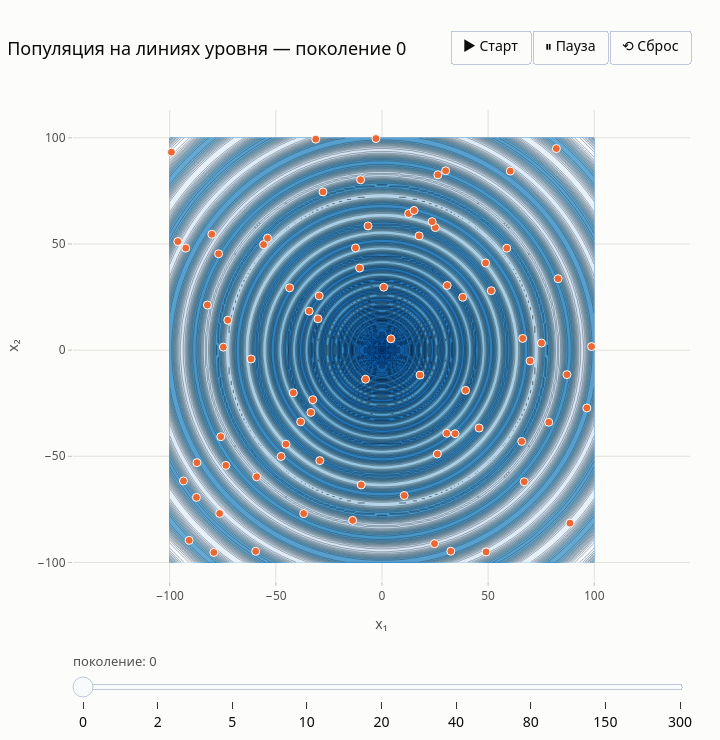

The cell this chart's notebook holds for it:
### Code cell
# Популяция на линиях уровня: поколения 0…300, масштаб подстраивается под разброс популяции
steps = [0, 2, 5, 10, 20, 40, 80, 150, 300]
Xg1, Xg2 = np.meshgrid(g_full, g_full)
fig = go.Figure()
fig.add_trace(go.Contour(x=g_full, y=g_full, z=f7(Xg1, Xg2), colorscale='Blues', reversescale=True, ncontours=25,
                         showscale=False, line=dict(width=0.3), hoverinfo='skip'))
s0 = res['snaps'][0]
fig.add_trace(go.Scatter(x=s0[:, 0], y=s0[:, 1], mode='markers', name='популяция',
                         marker=dict(color=PALETTE[1], size=8, line=dict(color=SURFACE, width=1))))
fig.frames = [go.Frame(name=str(s), data=[go.Scatter(x=res['snaps'][s][:, 0], y=res['snaps'][s][:, 1])], traces=[1],
                       layout=go.Layout(title_text=f'Популяция на линиях уровня — поколение {s}')) for s in steps]
fig.update_layout(title='Популяция на линиях уровня — поколение 0', xaxis_title='x₁', yaxis_title='x₂', width=720,
                  height=740, margin=dict(t=110, b=120), yaxis=dict(scaleanchor='x'), **anim_controls(steps))
png = make_subplots(rows=1, cols=3, horizontal_spacing=0.07,
                    subplot_titles=['поколение 0 (область ±100)', 'поколение 10 (±10)', 'поколение 300 (±0.01)'])
for c, (s, w) in enumerate([(0, 100), (10, 10), (300, 0.01)], start=1):
    gg = np.linspace(-w, w, 301); G1, G2 = np.meshgrid(gg, gg)
    png.add_trace(go.Contour(x=gg, y=gg, z=f7(G1, G2), colorscale='Blues', reversescale=True, ncontours=20,
                             showscale=False, line=dict(width=0.3)), 1, c)
    P = res['snaps'][s]
    png.add_trace(go.Scatter(x=P[:, 0], y=P[:, 1], mode='markers', showlegend=False,
                             marker=dict(color=PALETTE[1], size=7, line=dict(color=SURFACE, width=1))), 1, c)
    png.update_xaxes(range=[-w, w], row=1, col=c)
    png.update_yaxes(range=[-w, w], row=1, col=c, scaleanchor=f'x{c if c > 1 else ""}')
png.update_layout(title='Популяция сжимается к началу координат (обратите внимание на масштаб осей)', height=440)
save(fig, '03_population', width=1200, height=440, png_fig=png)
fig.show()

### Figure 1 — Plotly figure (JSON) as saved in the notebook; plotly's stock layout.template omitted (floating-point values rounded to 4 significant figures; data arrays with more than 128 entries replaced by an {"elided": "..."} marker saying what was removed)
{"data": [{"colorscale": [[0.0, "rgb(247,251,255)"], [0.125, "rgb(222,235,247)"], [0.25, "rgb(198,219,239)"], [0.375, "rgb(158,202,225)"], [0.5, "rgb(107,174,214)"], [0.625, "rgb(66,146,198)"], [0.75, "rgb(33,113,181)"], [0.875, "rgb(8,81,156)"], [1.0, "rgb(8,48,107)"]], "hoverinfo": "skip", "line": {"width": 0.3}, "ncontours": 25, "reversescale": true, "showscale": false, "type": "contour", "x": {"elided": "201 float values"}, "y": {"elided": "201 float values"}, "z": {"elided": "201x201 float values"}}, {"marker": {"color": "#eb6834", "line": {"color": "#fcfcfb", "width": 1}, "size": 8}, "mode": "markers", "name": "популяция", "type": "scatter", "x": [60.44, -87.39, -59.47, -74.72, 4.219, 30.71, -73.53, 96.5, -99.17, -61.65, 30.52, -13.83, 12.57, -12.46, -76.46, -36.87, 82.15, 75.15, -90.83, 45.77, -33.48, 34.44, 82.96, -32.59, -92.43, 65.83, -2.835, 69.78, 98.73, 58.78, 0.8262, 24.76, -82.24, -59.06, 88.56, -53.89, -9.775, 49.03, 26.34, 25.11, 87.12, 10.48, 38.04, -10.08, 39.39, -6.583, 66.29, -72.62, -43.51, 23.63, 51.47, -41.76, -45.24, -10.51, -29.58, -27.78, -31.19, 15.12, -7.726, -30.15, -29.27, -80.15, 48.82, 67.0, -87.16, 30.0, -38.29, 26.08, -75.94, -47.51, -55.76, -93.5, -76.96, 32.44, -79.19, 78.58, 17.92, -34.28, -96.16, 17.52], "y": [84.36, -69.38, -94.77, 1.415, 5.332, 30.48, -54.3, -27.25, 93.26, -4.176, -39.19, -80.19, 64.35, 48.14, -76.95, -76.99, 94.96, 3.332, -89.62, -36.69, -29.34, -39.36, 33.66, -23.35, 48.06, -43.03, 99.67, -5.082, 1.672, 48.01, 29.65, -91.17, 21.25, -59.63, -81.51, 52.73, -63.5, -95.06, 82.61, 57.75, -11.55, -68.48, 24.9, 80.25, -18.96, 58.52, 5.524, 14.12, 29.37, 60.53, 27.99, -20.1, -44.31, 38.66, 25.56, 74.53, 99.39, 65.8, -13.71, 14.76, -52.04, 54.58, 41.06, -61.99, -52.99, 84.49, -33.76, -48.94, -40.78, -50.07, 49.71, -61.61, 45.37, -94.71, -95.31, -33.99, -11.75, 18.38, 51.16, 53.82]}], "layout": {"height": 740, "margin": {"b": 120, "t": 110}, "sliders": [{"active": 0, "currentvalue": {"font": {"color": "#52514e", "size": 13}, "prefix": "поколение: "}, "len": 1, "pad": {"t": 30}, "steps": [{"args": [["0"], {"frame": {"duration": 0, "redraw": false}, "mode": "immediate", "transition": {"duration": 0}}], "label": "0", "method": "animate"}, {"args": [["2"], {"frame": {"duration": 0, "redraw": false}, "mode": "immediate", "transition": {"duration": 0}}], "label": "2", "method": "animate"}, {"args": [["5"], {"frame": {"duration": 0, "redraw": false}, "mode": "immediate", "transition": {"duration": 0}}], "label": "5", "method": "animate"}, {"args": [["10"], {"frame": {"duration": 0, "redraw": false}, "mode": "immediate", "transition": {"duration": 0}}], "label": "10", "method": "animate"}, {"args": [["20"], {"frame": {"duration": 0, "redraw": false}, "mode": "immediate", "transition": {"duration": 0}}], "label": "20", "method": "animate"}, {"args": [["40"], {"frame": {"duration": 0, "redraw": false}, "mode": "immediate", "transition": {"duration": 0}}], "label": "40", "method": "animate"}, {"args": [["80"], {"frame": {"duration": 0, "redraw": false}, "mode": "immediate", "transition": {"duration": 0}}], "label": "80", "method": "animate"}, {"args": [["150"], {"frame": {"duration": 0, "redraw": false}, "mode": "immediate", "transition": {"duration": 0}}], "label": "150", "method": "animate"}, {"args": [["300"], {"frame": {"duration": 0, "redraw": false}, "mode": "immediate", "transition": {"duration": 0}}], "label": "300", "method": "animate"}], "x": 0, "y": -0.08, "yanchor": "top"}], "title": {"text": "Популяция на линиях уровня — поколение 0"}, "updatemenus": [{"buttons": [{"args": [null, {"frame": {"duration": 250, "redraw": false}, "fromcurrent": true, "mode": "immediate", "transition": {"duration": 200}}], "label": "▶ Старт", "method": "animate"}, {"args": [[null], {"frame": {"duration": 0, "redraw": false}, "mode": "immediate", "transition": {"duration": 0}}], "label": "⏸ Пауза", "method": "animate"}, {"args": [["0"], {"frame": {"duration": 0, "redraw": false}, "mode": "immediate", "transition": {"duration": 0}}], "label": "⟲ Сброс", "method": "animate"}], "direction": "left", "showactive": false, "type": "buttons", "x": 1.0, "xanchor": "right", "y": 1.1, "yanchor": "bottom"}], "width": 720, "xaxis": {"title": {"text": "x₁"}}, "yaxis": {"scaleanchor": "x", "title": {"text": "x₂"}}}}
